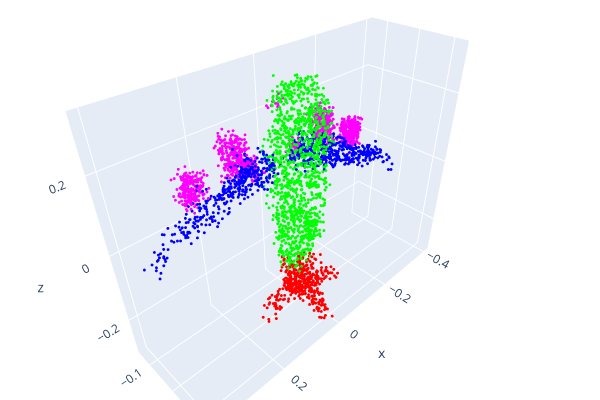

The code cell stored with this chart in its notebook:
### Code cell
import pointNetModel
sample_dataset = ShapenetDataset(ROOT, npoints=NUM_TRAIN_POINTS, split='train', classification=False, normalize=False)
pointNetModel.show_3d_visualization(sample_dataset=sample_dataset[1045])

### Figure 1 — Plotly figure (JSON) as saved in the notebook; plotly's stock layout.template omitted (floating-point values rounded to 4 significant figures; data arrays with more than 128 entries replaced by an {"elided": "..."} marker saying what was removed)
{"data": [{"marker": {"color": {"elided": "3500x3 int values"}, "size": 1}, "mode": "markers", "type": "scatter3d", "x": {"elided": "3500 float values"}, "y": {"elided": "3500 float values"}, "z": {"elided": "3500 float values"}}], "layout": {"height": 400, "margin": {"b": 0, "l": 0, "r": 0, "t": 0}, "scene": {"camera": {"center": {"x": 0, "y": 0, "z": 0}, "up": {"x": 0, "y": 0, "z": 1}}}, "showlegend": false, "width": 600}}
